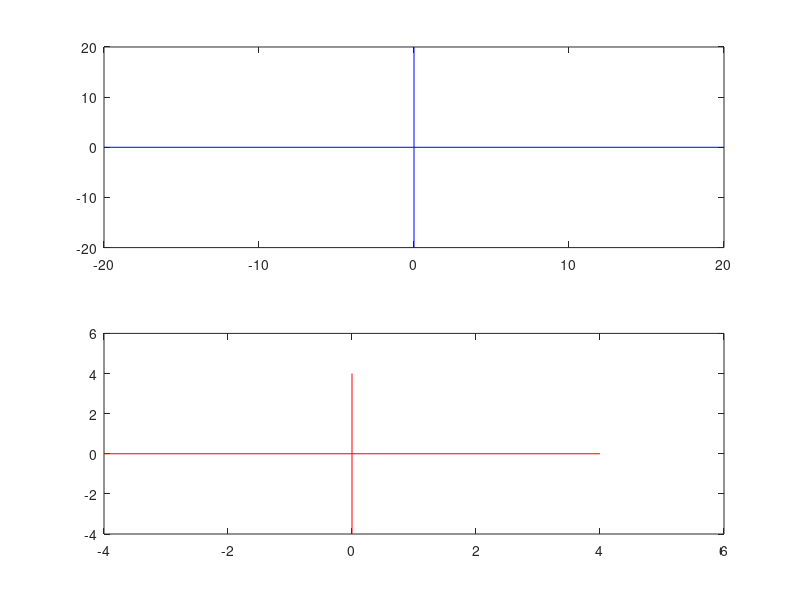

Here is the MATLAB script that generated this plot:
%Program to perform 2D coordinate scaling transformation

%For actual object P
fprintf('Enter number of vertices of given shape: ');
n = input('');
%For coordinates of the given object P
for i=1:n
    fprintf('Enter x coordinate of pt.%d: ', i);
    x(i) = input('');
    fprintf('Enter y coordinate of pt.%d: ', i);
    y(i) = input('');
end

%Creating the given object P
P = ones(3,n);

P(1,:)=x;
P(2,:)=y;

%Entering info about scaling vector
fprintf('\nScaling factor along x-axis:');
sx = input('');
fprintf('\nScaling factor along y-axis:');
sy = input('');

%Creating translation matrix
S = [1/sx 0 0; 0 1/sy 0];

subplot(2,1,1);
fill(P(1,:),P(2,:),'m');

%Plotting actual line
line([-20,20],[0,0], 'Color', 'blue');
line([0,0],[-20,20], 'Color', 'blue');

subplot(2,1,2);
fill(P(1,:), P(2,:), 'y');

%Line Matrix(For Axes)
%For x-axis
xL = [-20 20; 0 0; 1 1];
%For y-axis
yL = [0 0; -20 20; 1 1];

%Creating transformed scaled Line Matrices
%For x-axis
xT = S*xL;
%For y-axis
yT = S*yL;

%Plotting transformed line
line(xT(1,:), xT(2,:) , 'Color', 'red');
line(yT(1,:), yT(2,:) , 'Color', 'red');

%End of program